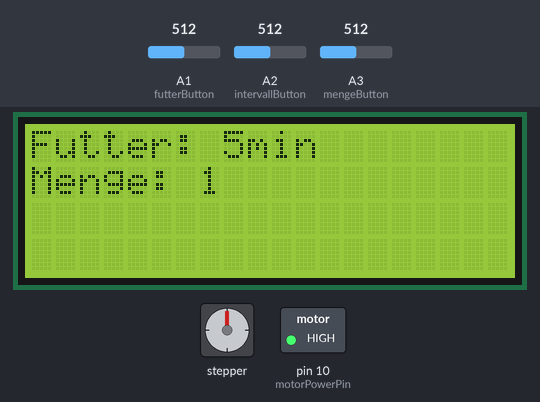
Simulated run of this sketch. Board: Arduino Uno, built with avr-gcc and run on an emulated ATmega328P. On the bench: 20×4 character LCD, stepper motor, switched loads named in the sketch (green lamp = pin HIGH). Inputs (shaded band) come from the test bench; at power-on: A1 (futterButton) = 512, A2 (intervallButton) = 512, A3 (mengeButton) = 512. The local clock reads 2024-03-15 10:24:30 at power-on unless the sketch sets it; stepper angles assume 2048 steps per turn; pins used as bus, display or sensor lines are not drawn.

Above: at 1.2 s.
1.3 s: A1 (futterButton) set to 986
2.8 s: A1 (futterButton) set to 1012
At 2.98 s:
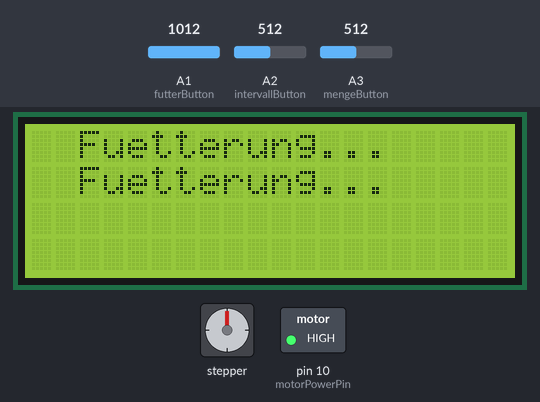
At 3.59 s:
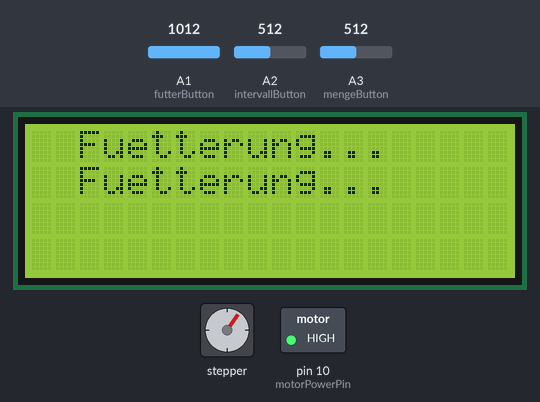
7.6 s: A2 (intervallButton) set to 991
10.1 s: A2 (intervallButton) set to 1018
At 15.6 s:
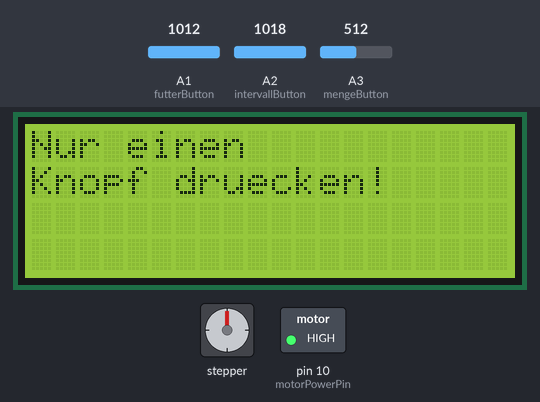
Timing chart, 0 to 17.1 s (numbered marks = the images above; inputs shaded):
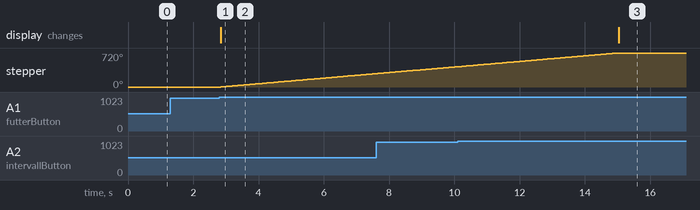

Measured:
- the behaviour switches between 1000 and 1001 on A1 (futterButton) (found by bisection; images 0 and 1)
- the behaviour switches between 1000 and 1001 on A2 (intervallButton) (found by bisection; images 2 and 3)
- after the input at 1.3 s, every drawn part: stays the same
- after the input at 2.8 s, stepper: keeps turning clockwise at about 60°/s, starting at once; the display: changes at once (image 1)
- after the input at 10.1 s, stepper: goes on until 15.0 s, then stays 720°; the display: changes after 4.9 s (image 3)

The sketch:

katzenfutter.ino
```cpp
#include <LiquidCrystal_I2C.h>
#include "RTClib.h"
#include "uRTCLib.h"
#include <Stepper.h>

int intervall = 5;  // in Minuten
int nextFeed;       // Zeit bis zum nächsten Feed
int lastFeed;       // letzte Fütterung comp time
int menge = 1;      // Menge konfigurierbar durch Knopf
int futterState;
int intervallState;
int mengeState;

unsigned long prevMil = 0;
unsigned long curMil;
unsigned long clockPrevMil = 0;
unsigned long clockCurMil;

const int SPU = 2048;  // Steps vom Motor
const int buttonPowerPin = 5;
const int futterButton = A1;
const int intervallButton = A2;
const int mengeButton = A3;
const int motorPowerPin = 10;

boolean intervallPrint = true;
boolean first = true;
boolean catFeedingMode = true;

const int intervallStufen[] = { 1, 5, 15, 30, 60, 120, 240, 300, 360, 480, 720, 1440};
const int mengeAuswahl[] = { 1, 2, 3, 4, 5, 6, 7, 8, 9, 10};

String temp;
String time;
String st;
String min;
String sek;

Stepper Motor(SPU, 6, 7, 8, 9);
LiquidCrystal_I2C lcd(0x27, 20, 4);
RTC_DS3231 rtc;
DateTime dt;
uRTCLib tmp(0x68);

void setup() {
  lcd.init();
  lcd.backlight();
  URTCLIB_WIRE.begin();

  Motor.setSpeed(10);
  Serial.begin(9600);

  URTCLIB_WIRE.begin();

#ifndef ESP8266
  while (!Serial)
    ;
#endif

  if (!rtc.begin()) {
    Serial.println("Couldn't find RTC");
    Serial.flush();
    abort();
  }


  dt = rtc.now();
  temp = dt.timestamp();
  time = temp.substring(temp.indexOf("T") + 1, temp.length());
  st = time.substring(0, time.indexOf(":"));
  min = time.substring(time.indexOf(":") + 1, time.lastIndexOf(":"));
  sek = time.substring(time.lastIndexOf(":") + 1, time.length());

  lastFeed = st.toInt() * 60;
  lastFeed = lastFeed + min.toInt();
  nextFeed = intervall;

  pinMode(buttonPowerPin, OUTPUT);
  pinMode(motorPowerPin, OUTPUT);

  digitalWrite(buttonPowerPin, HIGH);
  digitalWrite(motorPowerPin, HIGH);
}

void loop() {
  if(catFeedingMode == false){
    tmp.refresh();
    updateTime();
    clockCurMil = millis();

    delay(250);
    buttonPress(catFeedingMode);


    if(clockCurMil - clockPrevMil > 2500){
      printTime(dt);
      printWeather();

      clockPrevMil = millis();
    }

    return;
  }

  buttonPress();

  updateTime();
  updateNextFeed();

  printNextFeed(dt);
  printMenge();
  printIntervall();

  if (nextFeed == 0) {
    futter();
    Serial.println("futter kommt!");
  }
}

void buttonPress(boolean cat){
  futterState = analogRead(futterButton);
  intervallState = analogRead(intervallButton);
  mengeState = analogRead(mengeButton);

  if (futterState > 1000 && intervallState > 1000 && mengeState > 1000 || futterState > 1000 && intervallState > 1000
      || futterState > 1000 && mengeState > 1000) {
    lcd.clear();
    lcd.setCursor(0, 0);
    lcd.print("Nur einen");
    lcd.setCursor(0, 1);
    lcd.print("Knopf druecken!");
    delay(5000);
    lcd.clear();
    return;

  } else if(intervallState > 1000 && mengeState > 1000){
    catFeedingMode = true;

    lcd.clear();
    lcd.setCursor(0,0);
    lcd.print("Wechsel in den ");
    lcd.setCursor(0, 1);
    lcd.print("Katzen Modus!");
    delay(5000);
    lcd.clear();

    return;
  }
}

void buttonPress(){
  int count = 0;

  futterState = analogRead(futterButton);
  intervallState = analogRead(intervallButton);
  mengeState = analogRead(mengeButton);

  if (futterState > 1000 && intervallState > 1000 && mengeState > 1000 || futterState > 1000 && intervallState > 1000
      || futterState > 1000 && mengeState > 1000) {
    lcd.clear();
    lcd.setCursor(0, 0);
    lcd.print("Nur einen");
    lcd.setCursor(0, 1);
    lcd.print("Knopf druecken!");
    delay(5000);
    lcd.clear();

  } else if(intervallState > 1000 && mengeState > 1000){
    catFeedingMode = false;

    lcd.clear();
    lcd.setCursor(0,0);
    lcd.print("Wechsel zum ");
    lcd.setCursor(0, 1);
    lcd.print("Termometer o. Uhr");
    delay(5000);
    lcd.clear();
    return;

  }else if (futterState > 1000) {
    futter();

  } else if (intervallState > 1000) {
    for (int d : intervallStufen) {
      if (intervall == d) {
        if(count +1 == 12){
          intervall = intervallStufen[0];
          printIntervall(true);
          delay(250);
          return;
        }

        intervall = intervallStufen[count + 1];
        printIntervall(true);
        delay(250);
        return;

      }
      count++;
    }
  } else if (mengeState > 1000) {
    for (int d : mengeAuswahl) {
      if (menge == d) {
        menge = mengeAuswahl[count + 1];
        printMenge(true);
        delay(250);
        return;

      }
      count++;
    }
  }

  count = 0;
}


void printMenge() {
  curMil = millis();

  if(intervallPrint == false){
    return;
  }

  if(!(curMil - prevMil > 7500) && first == false){
    return;
  }

  first = false;
  prevMil = millis();

  lcd.clear();
  printNextFeed(dt);

  lcd.setCursor(0, 1);
  lcd.print("Menge: ");
  lcd.print(menge);

  intervallPrint = false;
}

void printMenge(boolean durchlass) {
  lcd.clear();
  printNextFeed(dt);

  lcd.setCursor(0, 1);
  lcd.print("Menge: ");
  lcd.print(menge);
}


void printIntervall(boolean druchlass) {
  lcd.clear();
  printNextFeed(dt);

  lcd.setCursor(0, 1);
  lcd.print("Intervall: ");
  lcd.print(intervall);

}

void printIntervall() {
  curMil = millis();

  if(!(curMil - prevMil > 7500)){
    return;
  }

  lcd.setCursor(0, 1);
  lcd.print("Intervall: ");
  lcd.print(intervall);

  intervallPrint = true;
  prevMil = millis();
}

void updateNextFeed() {
  nextFeed = intervall - ((st.toInt() * 60 + min.toInt()) - lastFeed);
}

void printNextFeed(DateTime dt) {
  lcd.setCursor(0, 0);
  lcd.print("Futter:");
  lcd.setCursor(8, 0);
  lcd.print(nextFeed);
  lcd.print("min");

}

void printWeather(){
  lcd.setCursor(0, 1);
  lcd.print("Temperatur: ");
  lcd.print(tmp.temp()  / 100);
  lcd.print("C");

}

void printTime(DateTime dt) {
  lcd.clear();
  lcd.setCursor(0, 0);
  lcd.print("Uhrzeit: ");
  lcd.print(st);
  lcd.print(":");
  lcd.print(min);

}

void updateTime() {
  dt = rtc.now();
  temp = dt.timestamp();
  time = temp.substring(temp.indexOf("T") + 1, temp.length());
  st = time.substring(0, time.indexOf(":"));
  min = time.substring(time.indexOf(":") + 1, time.lastIndexOf(":"));
  sek = time.substring(time.lastIndexOf(":") + 1, time.length());
}

void futter() {
  int stepto = menge * 2048;

  lcd.clear();
  lcd.setCursor(2, 0);
  lcd.print("Fuetterung...");
  lcd.setCursor(2, 1);
  lcd.print("Fuetterung...");

  Motor.step(stepto);
  lcd.clear();

  lastFeed = st.toInt() * 60 + min.toInt();
  updateNextFeed();
}
```
